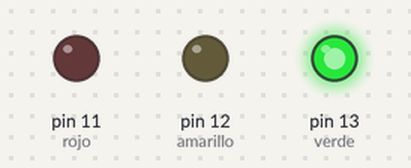
Simulated run of this sketch. Board: Arduino Uno, built with avr-gcc and run on an emulated ATmega328P. On the bench: output pins drawn as LEDs (lit = HIGH).

Above: at 2.5 s.
At 6.0 s:
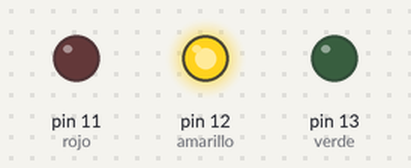
At 10.5 s:
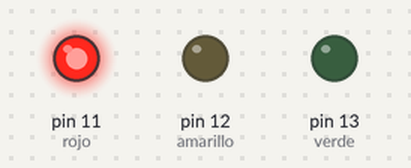
Timing chart, 0 to 18.2 s (numbered marks = the images above):
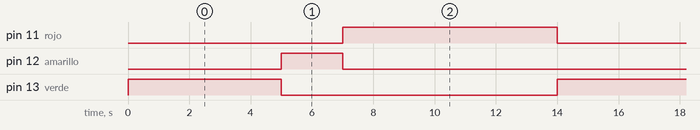

Measured:
- by itself, pin 11 (rojo): alternates HIGH for 7.0 s and LOW for 7.0 s
- by itself, pin 12 (amarillo): alternates HIGH for 2.0 s and LOW for 12.0 s
- by itself, pin 13 (verde): alternates HIGH for 5.0 s and LOW for 9.0 s

The sketch:

semaforo.ino
```cpp
int rojo=11, amarillo=12, verde=13;

void setup() {
pinMode (rojo,OUTPUT);
pinMode (amarillo,OUTPUT);
pinMode (verde,OUTPUT);

}

void loop() {
  digitalWrite(verde, HIGH); //encendemos verde
  delay(5000); //esperamos 5 segundos
  digitalWrite(verde,LOW); //apagamos el verde
  digitalWrite(amarillo,HIGH); //encendemos amarillo
  delay(2000); // esperamos 2 segundos
  digitalWrite(amarillo,LOW); //apagamos amarillo
  digitalWrite(rojo, HIGH); //encendemos rojo
  delay(7000); //esperamos 7 segundos
  digitalWrite(rojo, LOW); //apagamos rojo
  //ahora ya se vuelve a encender el verde
}
```
